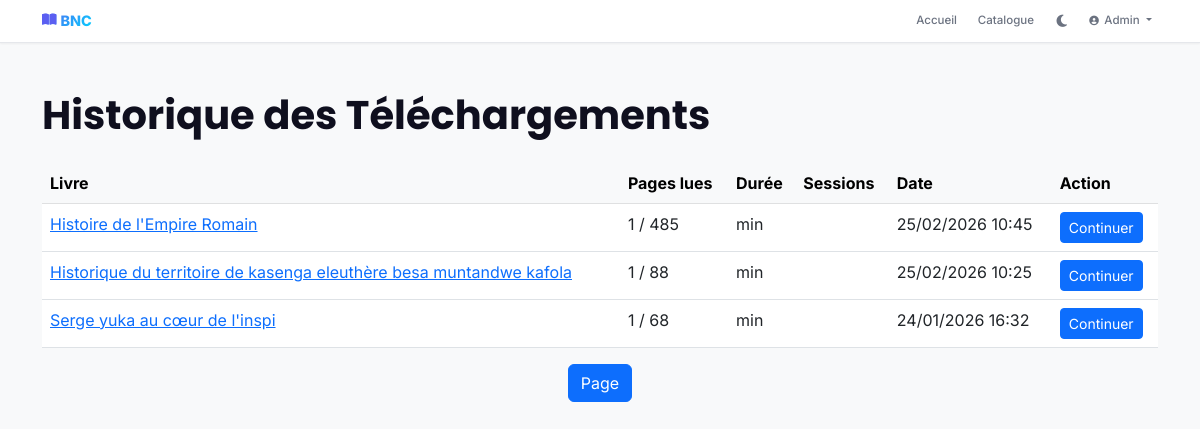
The page /fr/user/history/ (signed in) on the database its author committed.
### users/models.py (models this page shows, shortened)
class CustomUser(AbstractBaseUser, PermissionsMixin):
    SUPER_ADMIN = "super_admin"
    LIBRARY_ADMIN = "library_admin"
    READER = "reader"
    ROLE_CHOICES = [
        (SUPER_ADMIN, _("Super Administrateur")),
        (LIBRARY_ADMIN, _("Administrateur Bibliothèque")),
        (READER, _("Lecteur")),
    ]
    SUBSCRIPTION_ACTIVE = "active"
    SUBSCRIPTION_SUSPENDED = "suspended"
    SUBSCRIPTION_EXPIRED = "expired"
    SUBSCRIPTION_STATUS_CHOICES = [
        (SUBSCRIPTION_ACTIVE, _("Actif")),
        (SUBSCRIPTION_SUSPENDED, _("Suspendu")),
        (SUBSCRIPTION_EXPIRED, _("Expiré")),
    ]
    email = models.EmailField(_("Email"), unique=True, max_length=255, null=True, blank=True)
    username = models.CharField(_("Nom d'utilisateur"), max_length=150, unique=True)
    first_name = models.CharField(_("Prénom"), max_length=150, blank=True)
    last_name = models.CharField(_("Nom"), max_length=150, blank=True)
    role = models.CharField(
        _("Rôle"),
        max_length=20,
        choices=ROLE_CHOICES,
        default=READER
    )
    is_active = models.BooleanField(_("Actif"), default=True)
    is_staff = models.BooleanField(_("Staff"), default=False)
    date_of_birth = models.DateField(_("Date de naissance"), null=True, blank=True)
    avatar = models.ImageField(
        _("Avatar"),
        upload_to="users/avatars/%Y/%m/",
        null=True,
        blank=True
    )
    phone_regex = RegexValidator(
        regex=r'^\+?1?\d{9,15}$',
        message=_("Le numéro de téléphone doit être au format: +999999999")
    )
    phone = models.CharField(
        _("Téléphone"),
        validators=[phone_regex],
        max_length=20, # Augmenté pour sécurité + format international
        unique=True,   # CRITIQUE pour l'authentification par téléphone
        error_messages={
            'unique': _("Ce numéro de téléphone est déjà associé à un compte."),
        },
        null=True,     # Nullable pour les anciens comptes email-only
        blank=True
    )
    is_phone_verified = models.BooleanField(_("Téléphone vérifié"), default=False)
    otp_code = models.CharField(_("Code OTP"), max_length=6, null=True, blank=True)
    otp_created_at = models.DateTimeField(_("Date création OTP"), null=True, blank=True)
    otp_attempts = models.IntegerField(_("Tentatives OTP"), default=0)
    address = models.CharField(_("Adresse"), max_length=255, blank=True)
    city = models.CharField(_("Ville"), max_length=100, blank=True)
    country = models.CharField(_("Pays"), max_length=100, blank=True)
    subscription_status = models.CharField(
        _("Statut abonnement"),
        max_length=20,
        choices=SUBSCRIPTION_STATUS_CHOICES,
        default=SUBSCRIPTION_ACTIVE
    )
    subscription_end_date = models.DateTimeField(
        _("Fin d'abonnement"),
        null=True,
        blank=True
    )
    preferred_language = models.CharField(
        _("Langue préférée"),
        max_length=5,
        default='fr',
        choices=[
            ('fr', _('Français')),
            ('en', _('English')),
            ('ar', _('العربية')),
        ]
    )
    date_joined = models.DateTimeField(_("Date de création"), auto_now_add=True)
    updated_at = models.DateTimeField(_("Dernière modification"), auto_now=True)
    objects = CustomUserManager()
    USERNAME_FIELD = "email"
    REQUIRED_FIELDS = ["username"]
    class Meta:
        verbose_name = _("Utilisateur")
        verbose_name_plural = _("Utilisateurs")
        ordering = ["-date_joined"]
        indexes = [
            models.Index(fields=["email"]),
            models.Index(fields=["username"]),
            models.Index(fields=["role"]),
        ]

### catalogue/models.py (models this page shows, shortened)
class ReadingSession(models.Model):
    id = models.UUIDField(primary_key=True, default=uuid.uuid4, editable=False)
    user = models.ForeignKey(
        settings.AUTH_USER_MODEL,
        on_delete=models.CASCADE,
        related_name="reading_sessions"
    )
    book = models.ForeignKey(Book, on_delete=models.CASCADE, related_name="reading_sessions")
    start_time = models.DateTimeField(_("Début"))
    end_time = models.DateTimeField(_("Fin"), null=True, blank=True)
    duration_minutes = models.PositiveIntegerField(_("Durée (minutes)"), default=0)
    pages_read = models.PositiveIntegerField(_("Pages lues"), default=0)
    current_page = models.PositiveIntegerField(_("Page actuelle"), default=0)
    progress_percent = models.IntegerField(_("Progression (%)"), default=0)  # ✨ NOUVEAU
    is_completed = models.BooleanField(_("Complété"), default=False)
    created_at = models.DateTimeField(_("Créé"), auto_now_add=True)
    updated_at = models.DateTimeField(_("Modifié"), auto_now=True)
    class Meta:
        verbose_name = _("Session de lecture")
        verbose_name_plural = _("Sessions de lecture")
        ordering = ["-start_time"]
        indexes = [
            models.Index(fields=["user", "book"]),
            models.Index(fields=["is_completed"]),
            models.Index(fields=["progress_percent"]),  # ✨ Index pour requêtes rapides
        ]

class Book(models.Model):
    GENRE_CHOICES = [
        ("fiction", _("Fiction")),
        ("non_fiction", _("Non-fiction")),
        ("science", _("Science")),
        ("history", _("Histoire")),
        ("biography", _("Biographie")),
        ("children", _("Enfants")),
        ("poetry", _("Poésie")),
        ("drama", _("Drame")),
        ("mystery", _("Mystère")),
        ("romance", _("Romance")),
        ("fantasy", _("Fantasy")),
        ("self_help", _("Développement personnel")),
        ("other", _("Autre")),
    ]
    LANGUAGE_CHOICES = [
        ("fr", _("Français")),
        ("en", _("Anglais")),
        ("ar", _("Arabe")),
        ("de", _("Allemand")),
        ("es", _("Espagnol")),
        ("pt", _("Portugais")),
        ("sw", _("Swahili")),
        ("other", _("Autre")),
    ]
    id = models.UUIDField(primary_key=True, default=uuid.uuid4, editable=False)
    title = models.CharField(_("Titre"), max_length=255)
    description = models.TextField(_("Description"), blank=True)
    isbn = models.CharField(_("ISBN"), max_length=20, unique=True)
    pages_count = models.PositiveIntegerField(_("Nombre de pages"), null=True, blank=True)
    publication_date = models.DateField(_("Date de publication"), null=True, blank=True)
    language = models.CharField(
        _("Langue"),
        max_length=10,
        choices=LANGUAGE_CHOICES,
        default="fr"
    )
    genre = models.CharField(
        _("Genre"),
        max_length=50,
        choices=GENRE_CHOICES,
        default="other"
    )
    cover = models.ImageField(
        _("Couverture"),
        upload_to="books/covers/%Y/%m/",
        null=True,
        blank=True
    )
    pdf_file = models.FileField(
        _("Fichier PDF"),
        upload_to="books/pdf/%Y/%m/",
        null=True,
        blank=True
    )
    epub_file = models.FileField(
        _("Fichier EPUB"),
        upload_to="books/epub/%Y/%m/",
        null=True,
        blank=True
    )
    price = models.DecimalField(
        _("Prix"),
        max_digits=8,
        decimal_places=2,
        default=0,
        validators=[MinValueValidator(0)]
    )
    discount_percentage = models.IntegerField(
        _("Pourcentage de réduction"),
        default=0,
        validators=[MinValueValidator(0), MaxValueValidator(100)]
    )
    is_paid = models.BooleanField(_("Payant"), default=False)
    free_pages_count = models.PositiveIntegerField(
        _("Nombre de pages libres"),
        default=15,
        help_text=_("Nombre de pages accessibles gratuitement (0 = aucune preview)")
    )
    downloads_count = models.PositiveIntegerField(_("Nombre de téléchargements"), default=0)
    reads_count = models.PositiveIntegerField(_("Nombre de lectures"), default=0)
    rating = models.DecimalField(
        _("Note"),
        max_digits=3,
        decimal_places=2,
        default=0,
        validators=[MinValueValidator(0), MaxValueValidator(5)]
    )
    rating_count = models.PositiveIntegerField(_("Nombre d'évaluations"), default=0)
    authors = models.ManyToManyField(Author, through="AuthorBook", related_name="books", blank=True)
    libraries = models.ManyToManyField(Library, through="LibraryBook", related_name="books", blank=True)
    is_published = models.BooleanField(_("Publié"), default=True)
    created_at = models.DateTimeField(_("Créé"), auto_now_add=True)
    updated_at = models.DateTimeField(_("Modifié"), auto_now=True)
    class Meta:
        verbose_name = _("Livre")
        verbose_name_plural = _("Livres")
        ordering = ["-created_at"]
        indexes = [
            models.Index(fields=["isbn"]),
            models.Index(fields=["title"]),
            models.Index(fields=["is_published"]),
            models.Index(fields=["genre"]),
        ]

### users/views.py (the view)
# urls.py: path('history/', views.reading_history_view, name='reading_history'),
@login_required(login_url='users:login')
def reading_history_view(request):
    sessions = ReadingSession.objects.filter(user=request.user).select_related('book').order_by('-updated_at')
    context = {
        'sessions': sessions,
        'total_books_read': sessions.values('book').distinct().count(),
    }
    return render(request, 'user/downloads.html', context)

### templates/user/downloads.html (shortened to what this page needs)
{% extends 'base.html' %}
{% block content %}
<div class="container my-5">
    <h1 class="mb-4">Historique des Téléchargements</h1>
    {% if sessions %}
        <div class="table-responsive">
            <table class="table table-hover">
                <thead class="table-light">
                    <tr>
                        <th>Livre</th>
                        <th>Pages lues</th>
                        <th>Durée</th>
                        <th>Sessions</th>
                        <th>Date</th>
                        <th>Action</th>
                    </tr>
                </thead>
                <tbody>
                    {% for session in sessions %}
                        <tr>
                            <td>
                                <a href="{% url 'catalogue:book_detail' session.book.id %}">
                                    {{ session.book.title }}
                                </a>
                            </td>
                            <td>{{ session.current_page }} / {{ session.book.pages_count }}</td>
                            <td>{{ session.duration }} min</td>
                            <td>{{ session.sessions_count }}</td>
                            <td>{{ session.created_at|date:"d/m/Y H:i" }}</td>
                            <td>
                                <a href="{% url 'catalogue:book_detail' session.book.id %}" class="btn btn-sm btn-primary">
                                    Continuer
                                </a>
                            </td>
                        </tr>
                    {% endfor %}
                </tbody>
            </table>
        </div>
        <nav aria-label="Page navigation">
            <ul class="pagination justify-content-center">
                <li class="page-item active">
                    <span class="page-link">Page {{ sessions.number }}</span>
                </li>
            </ul>
        </nav>
    {% else %}
        <div class="alert alert-info">
            <i class="fas fa-info-circle"></i> Aucun téléchargement pour le moment.
        </div>
    {% endif %}
</div>
{% endblock %}

### templates/base.html (shortened to what this page needs)
{% load static %}
<!DOCTYPE html>
<html lang="fr" data-bs-theme="light">
<head>
    <link href="https://cdn.jsdelivr.net/npm/bootstrap@5.3.0/dist/css/bootstrap.min.css" rel="stylesheet">
    <link rel="stylesheet" href="https://cdnjs.cloudflare.com/ajax/libs/font-awesome/6.4.0/css/all.min.css">
</head>
<body>
    <nav class="navbar navbar-expand-lg navbar-premium">
        <div class="container">
            <a class="navbar-brand" href="{% url 'home' %}">
                <div class="navbar-brand-logo">
                    <i class="fas fa-book-open"></i> BNC
                </div>
            </a>
            <div class="collapse navbar-collapse" id="navbarNav">
                <ul class="navbar-nav ms-auto align-items-center gap-2">
                    <li class="nav-item">
                        <a class="nav-link" href="{% url 'home' %}">Accueil</a>
                    </li>
                    <li class="nav-item">
                        <a class="nav-link" href="{% url 'catalogue:catalogue' %}">Catalogue</a>
                    </li>
                    <li class="nav-item">
                        <button class="btn btn-sm" id="darkModeBtn" style="background: none; border: none; color: var(--text-light); cursor: pointer; padding: 0.5rem;">
                        </button>
                    </li>
                    {% if user.is_authenticated %}
                    <li class="nav-item dropdown">
                        <a class="nav-link dropdown-toggle" href="#" role="button" data-bs-toggle="dropdown">
                            <i class="fas fa-user-circle"></i> {{ user.first_name|default:user.username }}
                        </a>
                    </li>
                    {% else %}
                    <li class="nav-item">
                        <a href="{% url 'users:login' %}" class="btn btn-premium btn-sm">Connexion</a>
                    </li>
                    {% endif %}
                </ul>
            </div>
        </div>
    </nav>
    <main>
        {% block content %}{% endblock %}
    </main>
</body>
</html>

### rows shown on the page
CustomUser: first_name "Admin"
ReadingSession: book "Histoire de l'Empire Romain", current_page "1", book.pages_count "485", created_at "25/02/2026 10:45"
ReadingSession: book "Historique du territoire de kasenga eleuthère besa muntandwe kafola", current_page "1", book.pages_count "88", created_at "25/02/2026 10:25"
ReadingSession: book "Serge yuka au cœur de l'inspi", current_page "1", book.pages_count "68", created_at "24/01/2026 16:32"
